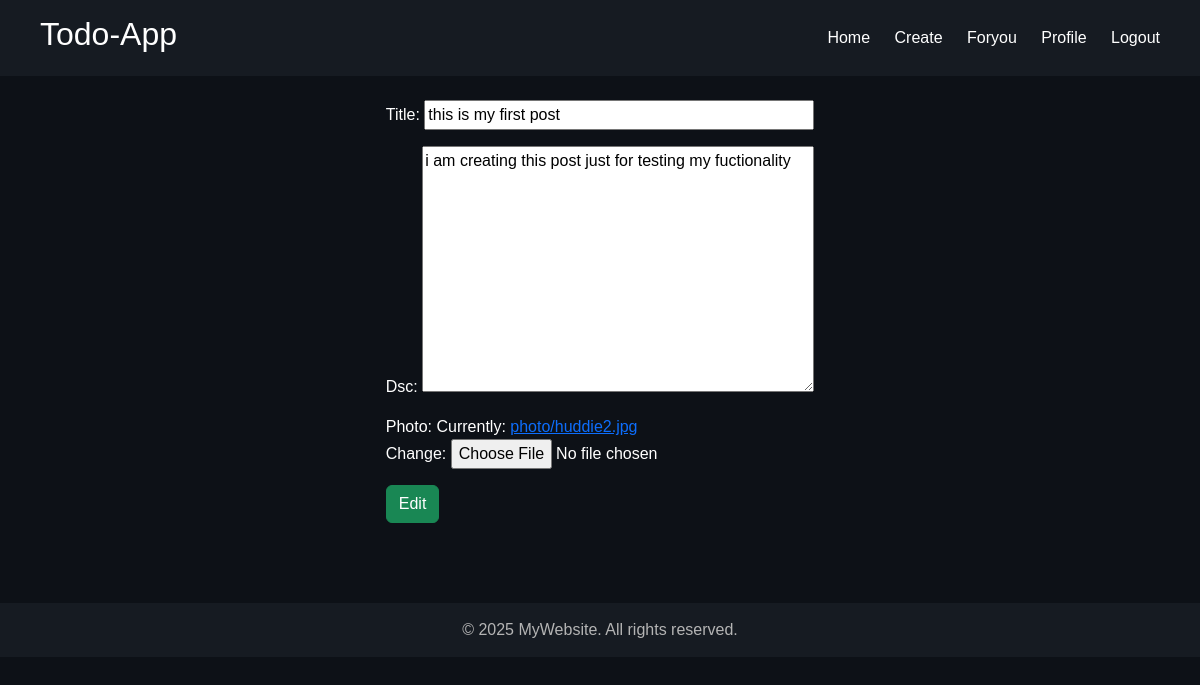
The page /accounts/edit/5/ (signed in) on the database its author committed.
### todo_app/models.py (models this page shows, shortened)
class Todo(models.Model):
    user=models.ForeignKey(User,on_delete=models.CASCADE)
    title=models.CharField(max_length=222)
    Dsc=models.TextField()
    photo=models.ImageField(upload_to='photo')

### todo_app/views.py (the view)
# urls.py: path('edit/<int:required_id>/',views.edit_view,name='edit'),
@login_required(login_url='login')
def edit_view(request,required_id):
    data=get_object_or_404(Todo,user=request.user,id=required_id)
    if request.method == "POST":
        form=Todoform(request.POST,request.FILES,instance=data)
        if form.is_valid():
            todo=form.save(commit=False)
            todo.user=request.user
            todo.save()
            return redirect('profile')
    else:
        form=Todoform(instance=data)
    return render(request,'createtodo.html',{'form':form})

### todo_app/forms.py
class Todoform(forms.ModelForm):
    class Meta:
        model = Todo
        fields = ['title','Dsc','photo']
        widgets={
            'title':forms.TextInput(attrs={
                'placeholder' : 'Enter Title Here...',
                'style' :'width:10.3cm;'
            }),
            'Dsc':forms.Textarea(attrs={
                'placeholder':'Enter Description Here...'
            })
        }

### templates/createtodo.html (shortened to what this page needs)
{% extends "base.html" %}
{% block content %}
<div style="display: flex; justify-content:center;">
    <form action="" method="post" enctype="multipart/form-data">
        <br>
        {{form.as_p}}
        {% if form.instance.pk %}
          <button class="btn btn-success" type="submit">Edit</button>
        {% else %}
        <button class="btn btn-primary" type="submit">Create</button>
        {% endif %}
    </form>
</div>
{% endblock %}

### templates/base.html (style rules this page uses)
body { margin: 0; font-family: Arial, sans-serif; background: #0d1117; color: #ffffff; }

### rows shown on the page
Todo: title "this is my first post", Dsc "i am creating this post just for testing my fuctionality"
